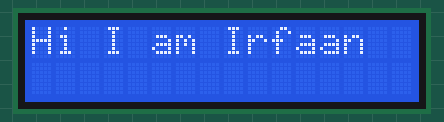
A sketch run on a simulated Arduino Uno, built with avr-gcc and run on an emulated ATmega328P. Parts: 16×2 character LCD.

Above: at 0.1 s.
At 0.6 s:
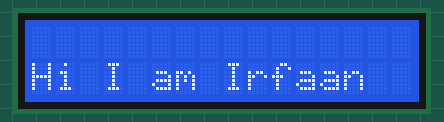
At 1.1 s:
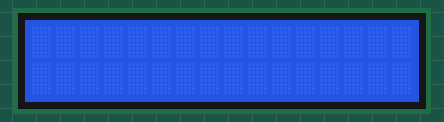

Measured:
- by itself, everything shown: repeats every 1.5 s, in 3 steps
- what the display in image 1 shows lasts 0.5 s, from 0.6 s to 1.1 s

The sketch:

36_Vertical_Scroll.ino
```cpp
#include <LiquidCrystal.h>

LiquidCrystal lcd(12, 11, 5, 4, 3, 2);

void setup() {
    lcd.begin(16, 2); // Initialize 16x2 LCD
}

void loop() {
    // Display text on the first row
    lcd.setCursor(0, 0);
    lcd.print("Hi I am Irfaan");
    delay(500);

    // Move the text to the second row
    lcd.clear();
    lcd.setCursor(0, 1);
    lcd.print("Hi I am Irfaan");
    delay(500);

    // Clear the second row to simulate scrolling
    lcd.clear();
    delay(500);
}

//https://www.tinkercad.com/things/dw4fYaEc5Lf-36vertical-scroll
```
